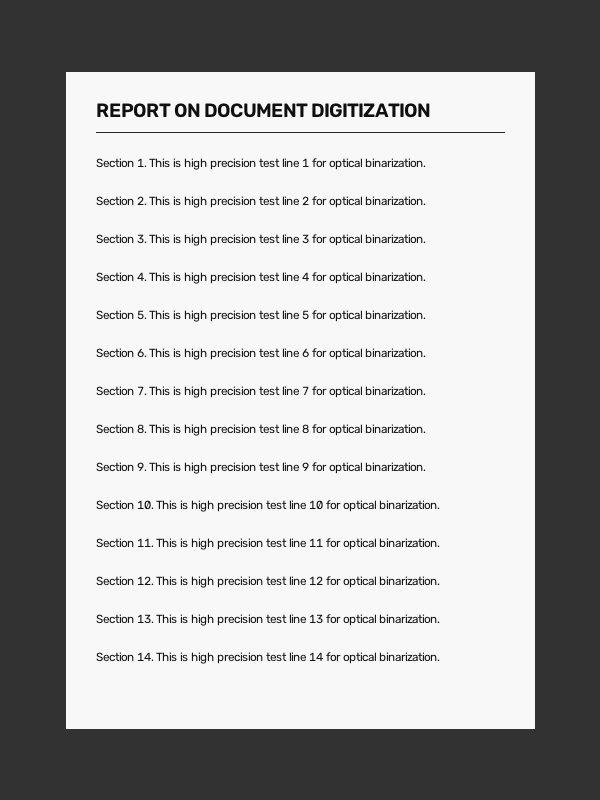
#> input picture tests/ketqua_7_nhom/group1_sample_orig.png, 600 x 800 px
$ python -i doc_processor.py   (imports and definitions only)
#> lines starting #> are read from the running program, lines starting #| are printed output that depends on the picture; after the words box and inside, x2 and y2 are one past the last pixel; in counts of white or black regions, pixels touching at a corner belong together
#> further down, picture is the input picture: shape (800, 600, 3); min 15, max 248, mean 170.2
"""
PROJECT 2 - LÕI XỬ LÝ SỐ HÓA TÀI LIỆU & XUẤT PDF
==================================================
Bộ module hợp nhất toàn diện cho Project 2 (Chủ đề 3):
1. Hình học & Nắn phối cảnh: _order_points, inset_corners, four_point_transform, four_point_transform_a4, draw_document_corners
2. Phát hiện góc & Biên: detect_document_corners, detect_corners_hough_otsu, crop_document_from_background
3. Khử bóng & Chuẩn hóa sáng: remove_illumination_background, remove_illumination_blackhat
4. Nhị phân hóa thích nghi: adaptive_threshold_document, sauvola_threshold_integral
5. Làm sạch hình thái học: clean_binary_document, clean_binary_connected_components
6. Pipeline & Đo đạc: process_document, document_metrics
7. Xuất file PDF: export_images_to_pdf, export_pdf_bilevel_1bit
"""
from __future__ import annotations

from dataclasses import dataclass
from typing import Iterable, Literal, Optional, Tuple

import cv2
import numpy as np
from PIL import Image


@dataclass
class DocumentProcessResult:
    original: np.ndarray
    perspective_corrected: np.ndarray
    normalized_gray: np.ndarray
    binary: np.ndarray
    document_found: bool
    corners: Optional[np.ndarray] = None


# ==============================================================
# PHẦN 1: HÌNH HỌC & BIẾN ĐỔI PHỐI CẢNH (GEOMETRY & PERSPECTIVE)
# ==============================================================

def _order_points(pts: np.ndarray) -> np.ndarray:
    """
    Sắp xếp 4 điểm theo thứ tự chuẩn: TL (Top-Left), TR (Top-Right), BR (Bottom-Right), BL (Bottom-Left).
    Sử dụng góc cực (polar angle arctan2) quanh trọng tâm để chống đảo góc khi tài liệu bị xoay nghiêng.
    """
    pts = np.asarray(pts, dtype=np.float32).reshape(4, 2)
    center = np.mean(pts, axis=0)

    angles = np.arctan2(pts[:, 1] - center[1], pts[:, 0] - center[0])
    pts_sorted = pts[np.argsort(angles)]

    # Điểm Top-Left là điểm có tổng tọa độ (x + y) nhỏ nhất
    s = pts_sorted[:, 0] + pts_sorted[:, 1]
    tl_idx = int(np.argmin(s))
    ordered = np.roll(pts_sorted, -tl_idx, axis=0)
    return ordered.astype(np.float32)


def inset_corners(pts: np.ndarray, margin_ratio: float = 0.015) -> np.ndarray:
    """
    Co 4 góc về phía trọng tâm một tỉ lệ nhỏ (mặc định 1.5%)
    để loại bỏ mép quăn, viền đen và bóng đổ ở mép viền ngoài.
    """
    if margin_ratio <= 0:
        return pts
    pts = np.asarray(pts, dtype=np.float32).reshape(4, 2)
    center = np.mean(pts, axis=0)
    return pts + (center - pts) * float(margin_ratio)


def four_point_transform(image: np.ndarray, points: np.ndarray) -> np.ndarray:
    """Biến đổi phối cảnh (Perspective Transform) đưa tờ giấy về góc nhìn trực diện."""
    rect = _order_points(points)
    tl, tr, br, bl = rect

    width_a = np.linalg.norm(br - bl)
    width_b = np.linalg.norm(tr - tl)
    max_w = max(1, int(round(max(width_a, width_b))))

    height_a = np.linalg.norm(tr - br)
    height_b = np.linalg.norm(tl - bl)
    max_h = max(1, int(round(max(height_a, height_b))))

    dst = np.array(
        [[0, 0], [max_w - 1, 0], [max_w - 1, max_h - 1], [0, max_h - 1]],
        dtype=np.float32,
    )
    matrix = cv2.getPerspectiveTransform(rect, dst)
    return cv2.warpPerspective(image, matrix, (max_w, max_h))


# [64 lines left out: functions four_point_transform_a4, draw_document_corners, not called in this run]


# ==============================================================
# PHẦN 2: PHÁT HIỆN BIÊN & 4 GÓC (CORNER DETECTION)
# ==============================================================

def detect_document_corners(image: np.ndarray) -> Tuple[np.ndarray | None, np.ndarray]:
    """
    Phát hiện 4 góc tài liệu:
    1. Canny thích nghi theo ngưỡng Otsu (lower=0.5*Otsu, upper=Otsu).
    2. Đóng biên (Morphological Close) để nối liền đoạn đứt gãy.
    3. Tìm kiếm đa mức epsilon (0.015 - 0.04) và bao lồi (Convex Hull).
    4. Dự phòng phân ngưỡng vùng sáng Otsu khi tương phản thấp.
    """
    if image is None or image.size == 0:
        raise ValueError("Ảnh đầu vào rỗng")

    h, w = image.shape[:2]
    scale = 1.0
    work = image
    max_dim = max(h, w)
    if max_dim > 1200:
        scale = 1200.0 / max_dim
        work = cv2.resize(image, None, fx=scale, fy=scale, interpolation=cv2.INTER_AREA)

    gray = cv2.cvtColor(work, cv2.COLOR_BGR2GRAY)
    blurred = cv2.GaussianBlur(gray, (5, 5), 0)
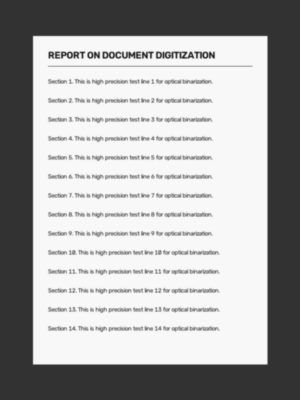
#> blurred: shape (800, 600) (shown at 1/2 size); min 24, max 248, mean 170.2

    # Chiến lược 1: Canny thích nghi theo Otsu + Đóng biên + Epsilon đa mức
    otsu_thresh, _ = cv2.threshold(blurred, 0, 255, cv2.THRESH_BINARY + cv2.THRESH_OTSU)
#> otsu_thresh = 146
    lower = int(max(20, 0.5 * otsu_thresh))
#> lower = 73
    upper = int(min(240, otsu_thresh))
#> upper = 146
    edges = cv2.Canny(blurred, lower, upper)
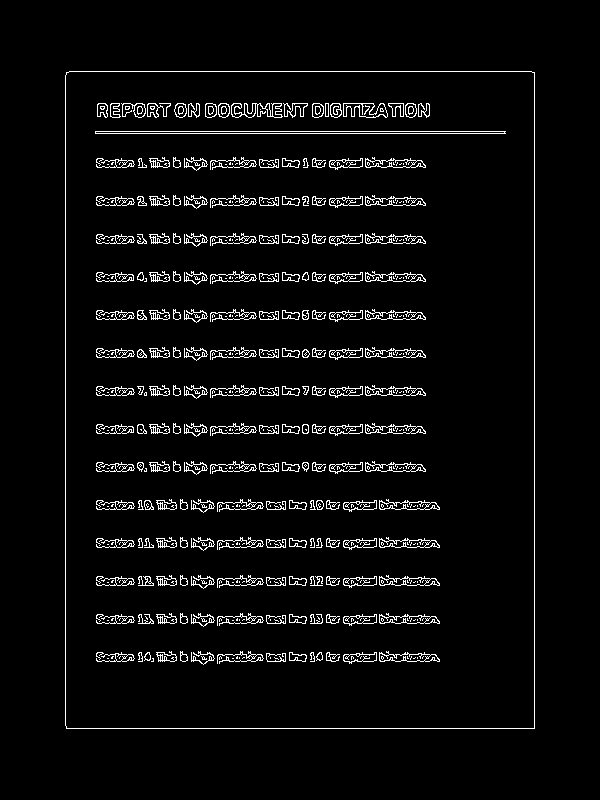
#> edges: shape (800, 600); 4.4% white in thin lines or dots, all inside (x1, y1, x2, y2) = (65, 71, 535, 729)

    edges_closed = cv2.morphologyEx(edges, cv2.MORPH_CLOSE, np.ones((5, 5), np.uint8))
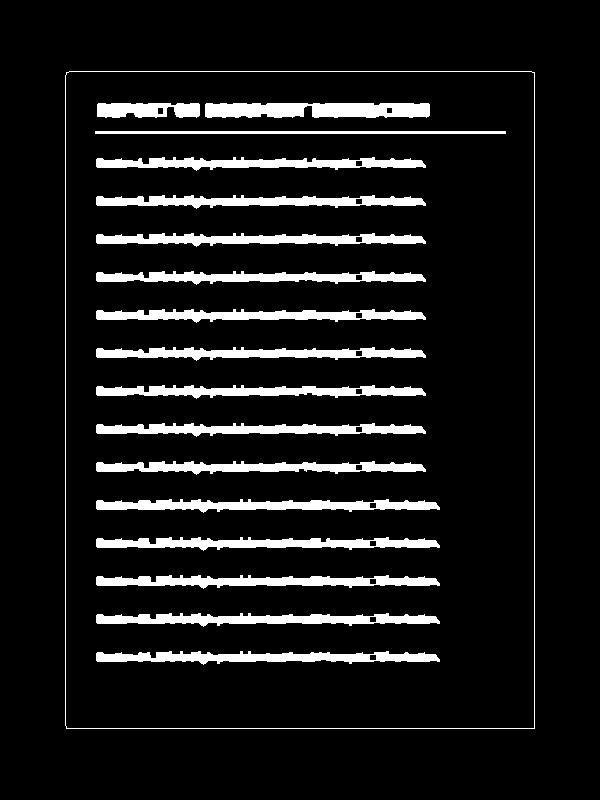
#> edges_closed: shape (800, 600); 9.6% white; 18 white regions, largest, box (x1, y1, x2, y2) and area: (205, 103, 430, 118) 3001, (96, 499, 440, 513) 2845, (96, 613, 440, 627) 2832
    edges_closed = cv2.dilate(edges_closed, np.ones((3, 3), np.uint8), iterations=1)
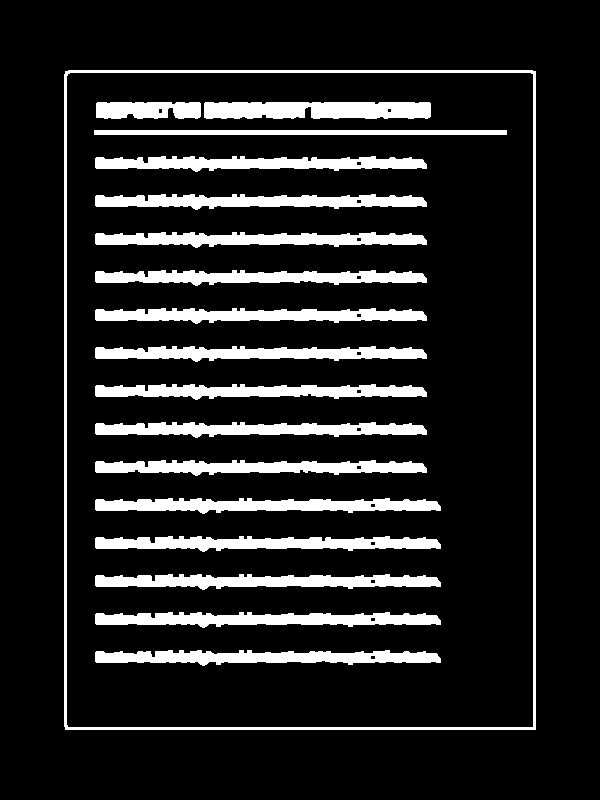
#> edges_closed: shape (800, 600); 13.3% white; 18 white regions

    contours, _ = cv2.findContours(edges_closed, cv2.RETR_LIST, cv2.CHAIN_APPROX_SIMPLE)
#> contours = 35 contours, 16 with area under 20; largest, box (x1, y1, x2, y2) and area: (64, 70, 536, 730) 310378, (66, 72, 534, 728) 305872, (95, 498, 441, 514) 3338, (204, 102, 431, 119) 3334, (95, 612, 441, 628) 3328
    contours = sorted(contours, key=cv2.contourArea, reverse=True)[:15]
#> contours = 15 contours; largest, box (x1, y1, x2, y2) and area: (64, 70, 536, 730) 310378, (66, 72, 534, 728) 305872, (95, 498, 441, 514) 3338, (204, 102, 431, 119) 3334, (95, 612, 441, 628) 3328

    min_area = 0.10 * work.shape[0] * work.shape[1]
    for contour in contours:
        c_area = cv2.contourArea(contour)
        if c_area < min_area:
            continue
        peri = cv2.arcLength(contour, True)
        hull = cv2.convexHull(contour)

        for eps_factor in (0.015, 0.02, 0.025, 0.03, 0.04):
            approx = cv2.approxPolyDP(contour, eps_factor * peri, True)
            if len(approx) == 4 and cv2.isContourConvex(approx):
                corners = approx.reshape(4, 2).astype(np.float32)
                if scale != 1.0:
                    corners /= scale
                return corners, edges

            approx_hull = cv2.approxPolyDP(hull, eps_factor * peri, True)
            if len(approx_hull) == 4 and cv2.isContourConvex(approx_hull):
                corners = approx_hull.reshape(4, 2).astype(np.float32)
                if scale != 1.0:
                    corners /= scale
                return corners, edges
#> this loop made 1 pass
#> (c_area, peri) on pass 1: (310378, 2257.7)

    # Chiến lược 2: Dự phòng phân ngưỡng Otsu
    _, thresh = cv2.threshold(blurred, 0, 255, cv2.THRESH_BINARY + cv2.THRESH_OTSU)
    thresh = cv2.morphologyEx(thresh, cv2.MORPH_CLOSE, np.ones((9, 9), np.uint8))

    t_contours, _ = cv2.findContours(thresh, cv2.RETR_EXTERNAL, cv2.CHAIN_APPROX_SIMPLE)
    t_contours = sorted(t_contours, key=cv2.contourArea, reverse=True)

    for contour in t_contours:
        c_area = cv2.contourArea(contour)
        if c_area < min_area or c_area > 0.98 * work.shape[0] * work.shape[1]:
            continue
        peri = cv2.arcLength(contour, True)
        hull = cv2.convexHull(contour)

        for eps_factor in (0.02, 0.03, 0.04):
            approx = cv2.approxPolyDP(hull, eps_factor * peri, True)
            if len(approx) == 4 and cv2.isContourConvex(approx):
                corners = approx.reshape(4, 2).astype(np.float32)
                if scale != 1.0:
                    corners /= scale
                return corners, edges

        rect = cv2.minAreaRect(contour)
        box = cv2.boxPoints(rect).astype(np.float32)
        if scale != 1.0:
            box /= scale
        return box, edges

    return None, edges


def detect_corners_hough_otsu(image: np.ndarray) -> tuple[np.ndarray | None, np.ndarray]:
    """Phát hiện 4 góc bằng Canny Otsu và Hull đa mức (Chương 7 & 9)."""
    return detect_document_corners(image)


def crop_document_from_background(image: np.ndarray, inset_ratio: float = 0.015) -> tuple[np.ndarray, bool]:
    corners, _ = detect_document_corners(image)
#> corners = [[65, 71], [65, 729], [535, 729], [535, 71]]
    if corners is None:
        return image.copy(), False
    if inset_ratio > 0:
        corners = inset_corners(corners, inset_ratio)
#> in inset_corners, `center = np.mean(pts, axis=0)`: center = [300, 400]
#> corners = [[68.53, 75.93], [68.53, 724.1], [531.5, 724.1], [531.5, 75.93]]
    return four_point_transform(image, corners), True
#> in _order_points, `pts = np.asarray(pts, dtype=np.float32).reshape(4, 2)`: pts has the same summary as corners in crop_document_from_background
#> in _order_points, `center = np.mean(pts, axis=0)`: center = [300, 400]
#> in _order_points, `angles = np.arctan2(pts[:, 1] - center[1], pts[:, 0] - center[0])`: angles = [-2.19, 2.19, 0.951, -0.951]
#> in _order_points, `pts_sorted = pts[np.argsort(angles)]`: pts_sorted = [[68.53, 75.93], [531.5, 75.93], [531.5, 724.1], [68.53, 724.1]]
#> in _order_points, `s = pts_sorted[:, 0] + pts_sorted[:, 1]`: s = [144.5, 607.4, 1255.5, 792.6]
#> in _order_points, `tl_idx = int(np.argmin(s))`: tl_idx = 0
#> in _order_points, `ordered = np.roll(pts_sorted, -tl_idx, axis=0)`: ordered has the same summary as pts_sorted
#> in four_point_transform, `rect = _order_points(points)`: rect has the same summary as pts_sorted in _order_points
#> in four_point_transform, `tl, tr, br, bl = rect`: tl = [68.53, 75.93]; tr = [531.5, 75.93]; br = [531.5, 724.1]; bl = [68.53, 724.1]
#> in four_point_transform, `width_a = np.linalg.norm(br - bl)`: width_a = 462.9
#> in four_point_transform, `max_w = max(1, int(round(max(width_a, width_b))))`: max_w = 463
#> in four_point_transform, `height_a = np.linalg.norm(tr - br)`: height_a = 648.1
#> in four_point_transform, `max_h = max(1, int(round(max(height_a, height_b))))`: max_h = 648
#> in four_point_transform, `dst = np.array( [[0, 0], [max_w - 1, 0], [max_w - 1, max_h - 1], [0, m..`: dst = [[0, 0], [462, 0], [462, 647], [0, 647]]
#> in four_point_transform, `matrix = cv2.getPerspectiveTransform(rect, dst)`: matrix = [[0.998, -7.69e-18, -68.38], [2.67e-17, 0.998, -75.8], [-4.74e-20, -2.37e-20, 1]]
#> in four_point_transform, `return cv2.warpPerspective(image, matrix, (max_w, max_h))`:
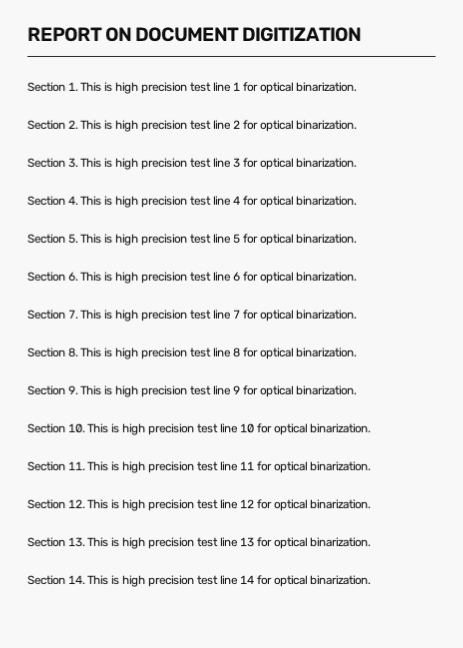
#> returned value: shape (648, 463, 3); min 15, max 248, mean 236.9


# ==============================================================
# PHẦN 3: KHỬ NỀN & CHIẾU SÁNG KHÔNG ĐỀU (ILLUMINATION)
# ==============================================================

# [309 lines left out: functions remove_illumination_background, remove_illumination_blackhat, adaptive_threshold_document, sauvola_threshold_integral, clean_binary_document, clean_binary_connected_components and 6 more, not called in this run]

>>> import cv2
>>> picture = cv2.imread('../tests/ketqua_7_nhom/group1_sample_orig.png')
>>> result = crop_document_from_background(picture)

$ run again, on tests/ketqua_7_nhom/group2_sample_orig.png
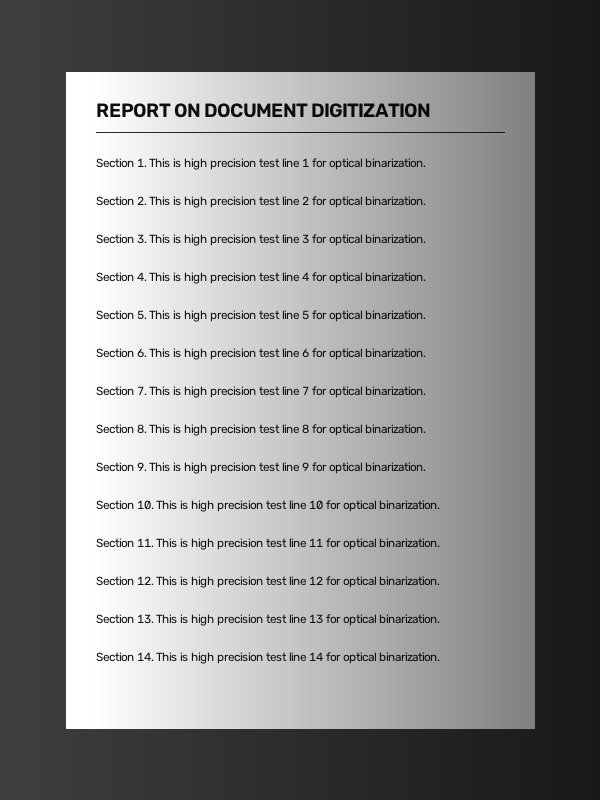
#> input picture tests/ketqua_7_nhom/group2_sample_orig.png, 600 x 800 px
#> picture is the input picture: shape (800, 600, 3); min 9, max 255, mean 135.1
#> otsu_thresh = 117
#> lower = 58
#> upper = 117
#> in detect_document_corners, `edges = cv2.Canny(blurred, lower, upper)`:
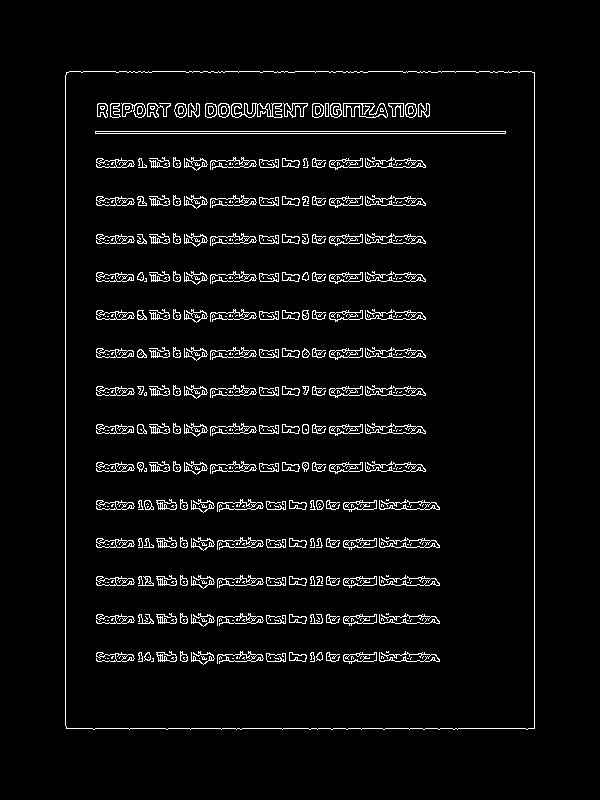
#> edges: shape (800, 600); 4.5% white in thin lines or dots, all inside (x1, y1, x2, y2) = (65, 71, 535, 730)
#> in detect_document_corners, `contours, _ = cv2.findContours(edges_closed, cv2.RETR_LIST, cv2.CHAIN_..`: contours = 31 contours, 7 with area under 20; largest, box (x1, y1, x2, y2) and area: (64, 70, 536, 731) 310437, (66, 72, 534, 728) 305667, (95, 498, 441, 514) 3351, (95, 612, 441, 628) 3340, (95, 574, 441, 590) 3340
#> in detect_document_corners, `contours = sorted(contours, key=cv2.contourArea, reverse=True)[:15]`: contours = 15 contours; largest, box (x1, y1, x2, y2) and area: (64, 70, 536, 731) 310437, (66, 72, 534, 728) 305667, (95, 498, 441, 514) 3351, (95, 612, 441, 628) 3340, (95, 574, 441, 590) 3340
#> the loop in detect_document_corners, `for contour in contours:` made 1 pass
#> (c_area, peri) on pass 1: (310437, 2275.1)
#> in crop_document_from_background, `corners, _ = detect_document_corners(image)`: corners = [[65, 71], [65, 729], [535, 729], [535, 71]]
#> in inset_corners, `center = np.mean(pts, axis=0)`: center = [300, 400]
#> in crop_document_from_background, `corners = inset_corners(corners, inset_ratio)`: corners = [[68.53, 75.93], [68.53, 724.1], [531.5, 724.1], [531.5, 75.93]]
#> in _order_points, `pts = np.asarray(pts, dtype=np.float32).reshape(4, 2)`: pts has the same summary as corners in crop_document_from_background
#> in _order_points, `center = np.mean(pts, axis=0)`: center = [300, 400]
#> angles = [-2.19, 2.19, 0.951, -0.951]
#> pts_sorted = [[68.53, 75.93], [531.5, 75.93], [531.5, 724.1], [68.53, 724.1]]
#> s = [144.5, 607.4, 1255.5, 792.6]
#> tl_idx = 0
#> ordered has the same summary as pts_sorted
#> rect has the same summary as pts_sorted in _order_points
#> tl = [68.53, 75.93]; tr = [531.5, 75.93]; br = [531.5, 724.1]; bl = [68.53, 724.1]
#> width_a = 462.9
#> max_w = 463
#> height_a = 648.1
#> max_h = 648
#> dst = [[0, 0], [462, 0], [462, 647], [0, 647]]
#> matrix = [[0.998, -7.69e-18, -68.38], [2.67e-17, 0.998, -75.8], [-4.74e-20, -2.37e-20, 1]]
#> in four_point_transform, `return cv2.warpPerspective(image, matrix, (max_w, max_h))`:
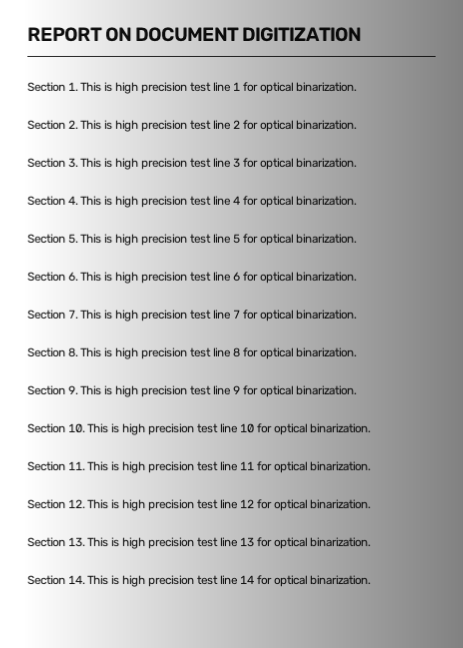
#> returned value: shape (648, 463, 3); min 9, max 255, mean 186
